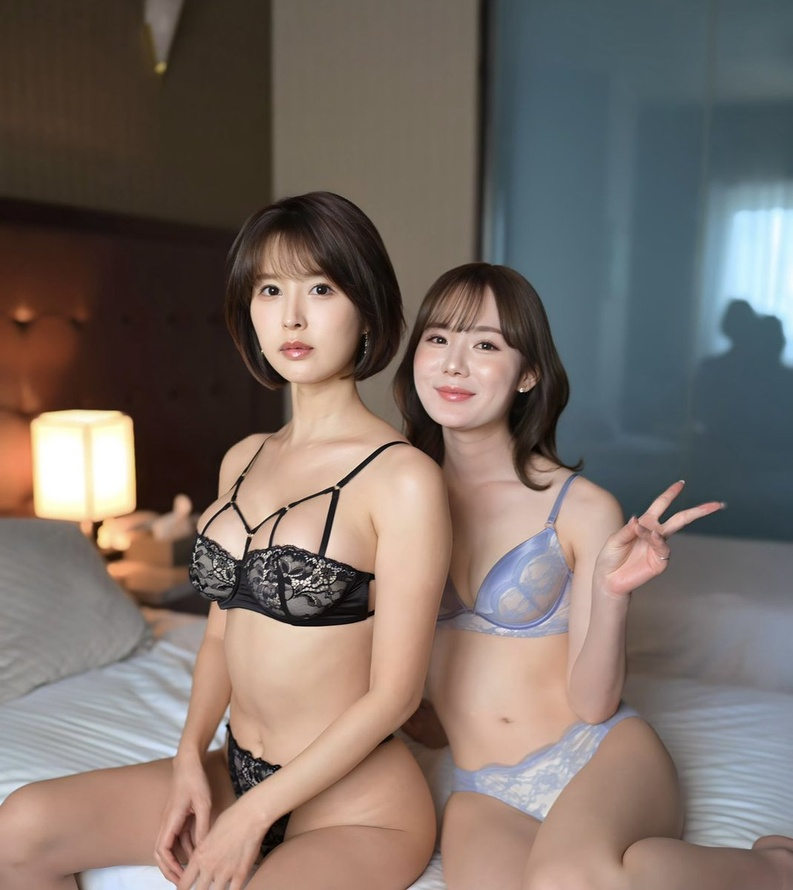
#> input picture images/girl.jpg, 793 x 890 px, shrunk from 1069 x 1200 before the run, found by its file name
$ python '图像阈值.py'
#> lines starting #> are read from the running program, lines starting #| are printed output that depends on the picture; after the words box and inside, x2 and y2 are one past the last pixel; in counts of white or black regions, pixels touching at a corner belong together
import cv2  # openvb 的读取格式是BGR
import numpy as np
import matplotlib.pyplot as plt


# 图像阈值

'''
下面是一些常见的阈值类型：
- `cv2.THRESH_BINARY`：大于阈值的像素值设置为最大值，其他的设置为最小值。
- `cv2.THRESH_BINARY_INV`：大于阈值的像素值设置为最小值，其他的设置为最大值。
- `cv2.THRESH_TRUNC`：大于阈值的像素值设置为阈值，其他的保持不变。
- `cv2.THRESH_TOZERO`：大于阈值的像素值保持不变，其他的设置为最小值。
- `cv2.THRESH_TOZERO_INV`：大于阈值的像素值设置为最小值，其他的保持不变。
'''


def cv2_threshold():
    origin = cv2.imread("./images/girl.jpg", cv2.IMREAD_GRAYSCALE)
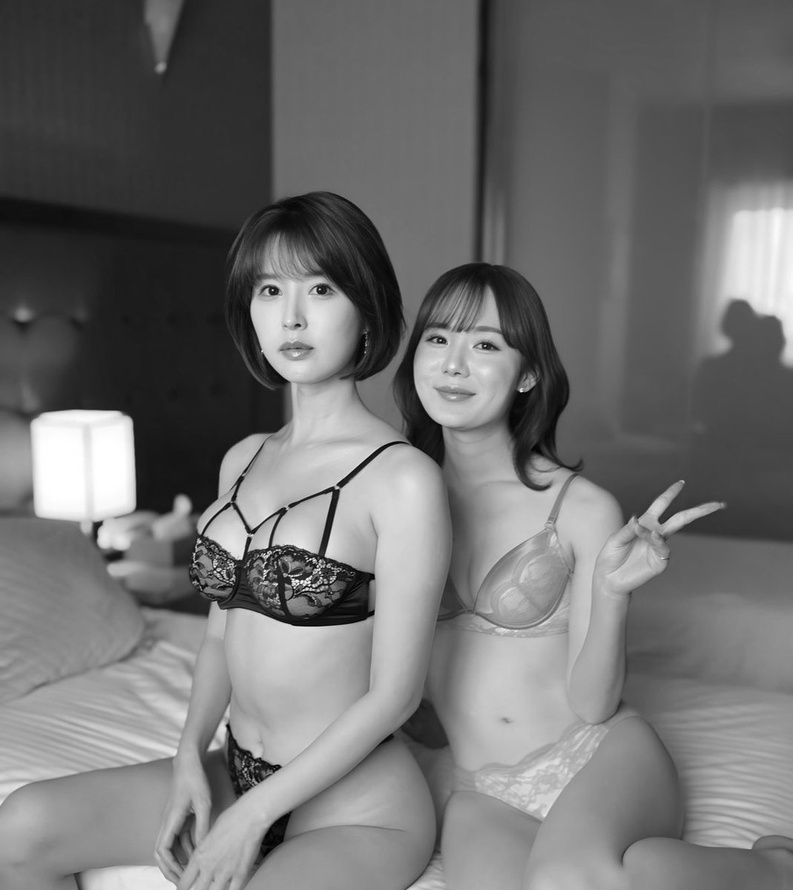
#> origin: shape (890, 793); min 0, max 255, mean 112.5
    '''
      `cv2.threshold` 是 OpenCV 中用于图像二值化的函数。一个返回值（在大多数情况下为 `ret`）和二值化后的图像（`binary`）。
      1. **`image`**：这是输入图像，通常是一个灰度图像。如果图像是彩色的，需要先将其转换为灰度图像（例如，使用 `cv2.cvtColor` 函数）。
      2. **`127`**：这是阈值。所有像素值高于这个阈值的像素会被设置为最大值（通常为 `255`），而所有像素值低于这个阈值的像素会被设置为最小值（通常为 `0`）。
      3. **`255`**：这是最大值。阈值处理后，高于阈值的像素会被设置为这个值。在 `cv2.THRESH_BINARY` 模式下，这个值是二值化后图像的白色部分。
      4. **`cv2.THRESH_BINARY`**：这是阈值类型。OpenCV 支持多种阈值类型，这里选择的是 `cv2.THRESH_BINARY`，表示二值化模式。如果像素值大于阈值，则设置为最大值；否则，设置为最小值。
    '''

    """
    Overloaded function for applying a threshold to the input image.

    Parameters:
        src: Input image to be thresholded.
        thresh: Threshold value.
        maxval: Maximum value that can be assigned to pixels exceeding the threshold.
        type: Type of thresholding to be applied.
        dst: Optional output image. If not provided, a new image is created.
    Returns:
        A tuple containing the threshold value used and the thresholded image.
    """
    ret, binary = cv2.threshold(origin, 127, 255, cv2.THRESH_BINARY)
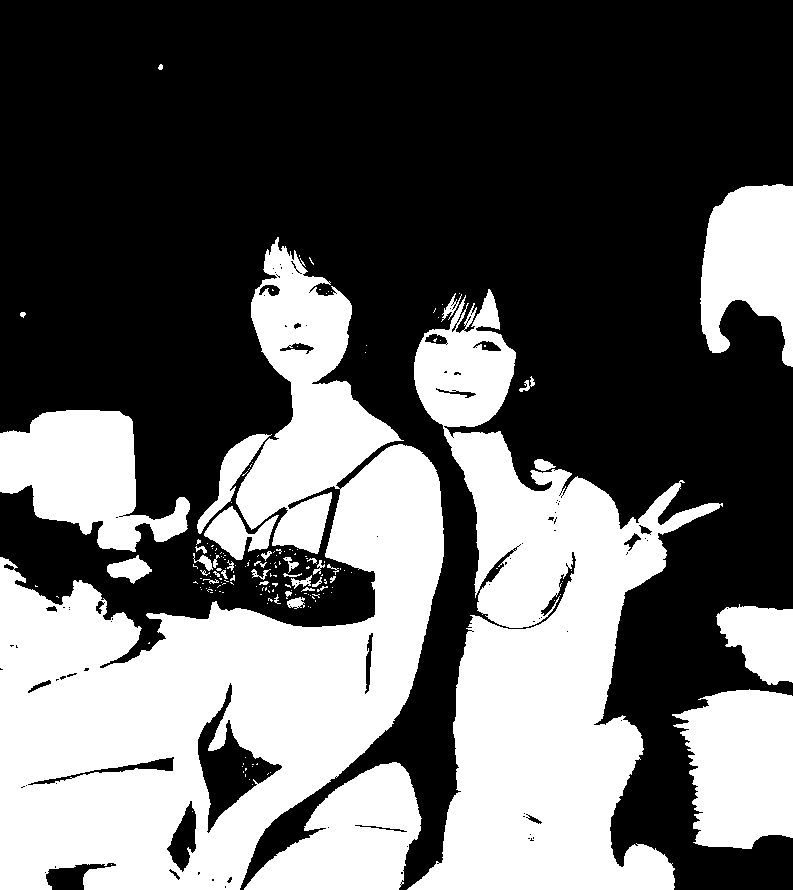
#> binary: shape (890, 793); 38.9% white; 174 white regions (134 under 20 px), largest, box (x1, y1, x2, y2) and area: (0, 237, 444, 890) 126740, (407, 289, 723, 890) 81368, (0, 410, 190, 552) 15330
    ret, binary_inv = cv2.threshold(origin, 127, 255, cv2.THRESH_BINARY_INV)
    ret, trunc = cv2.threshold(origin, 127, 255, cv2.THRESH_TRUNC)
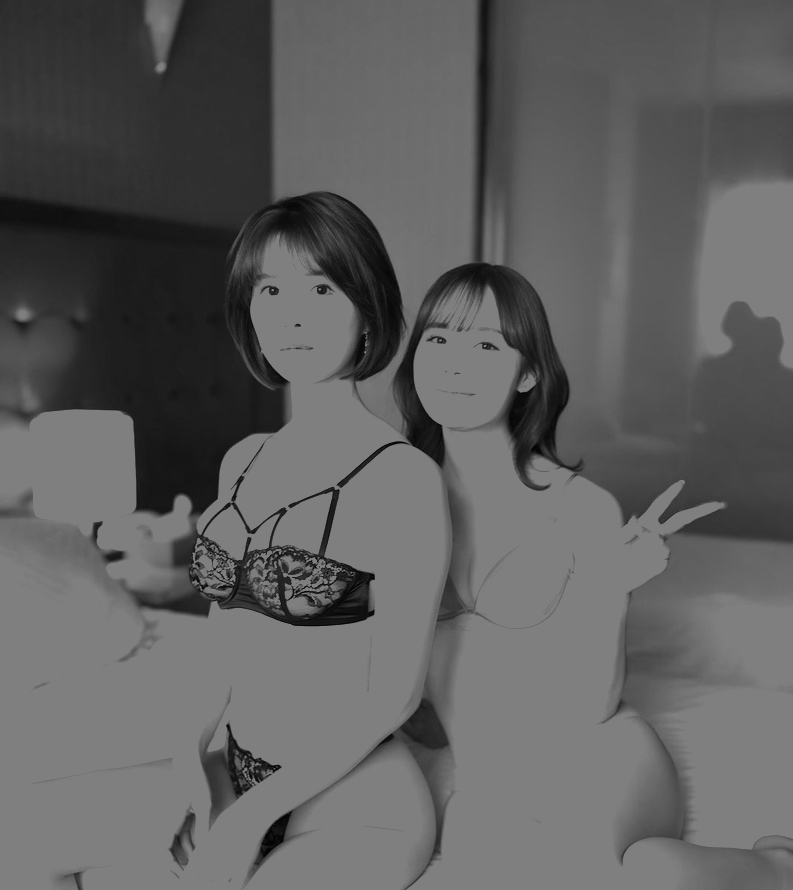
#> trunc: shape (890, 793); min 0, max 127, mean 95
    ret, tozero = cv2.threshold(origin, 127, 255, cv2.THRESH_TOZERO)
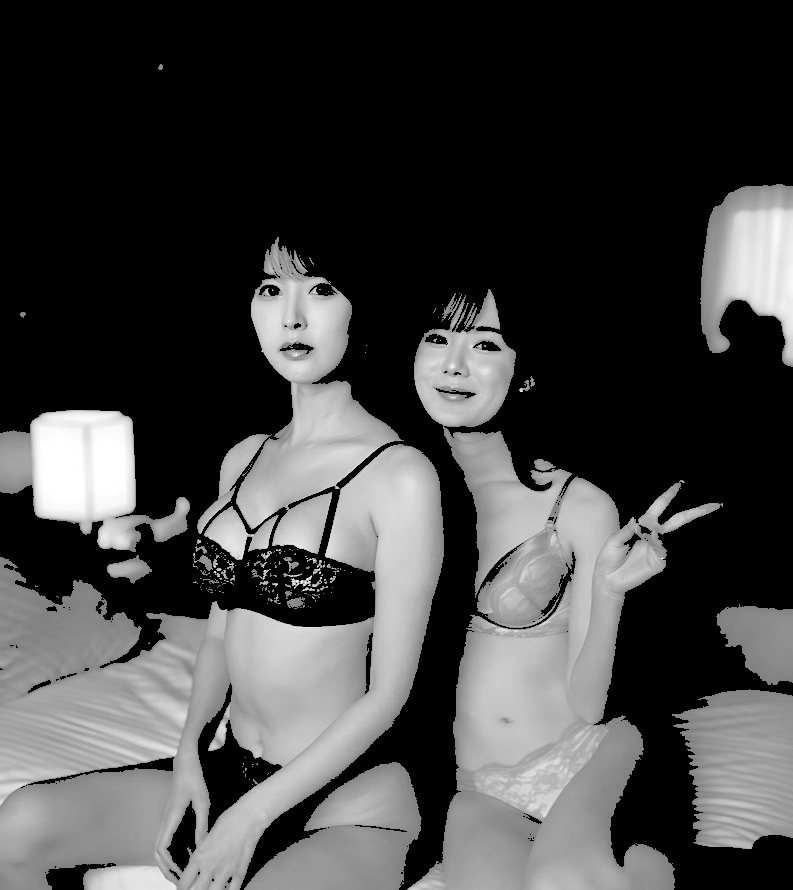
#> tozero: shape (890, 793); min 0, max 255, mean 66.9
    ret, tozero_inv = cv2.threshold(origin, 127, 255, cv2.THRESH_TOZERO_INV)
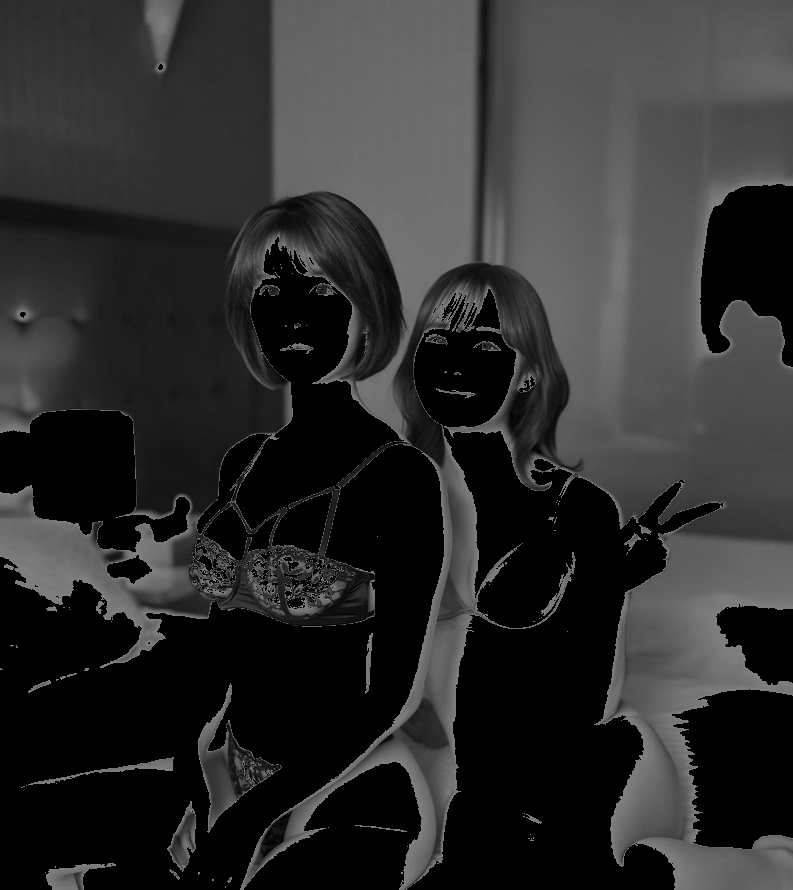
#> tozero_inv: shape (890, 793); min 0, max 127, mean 45.6

    titles = ['origin', 'binary', 'binary_inv', 'trunc', 'tozero', 'tozero_inv']
    images = [origin, binary, binary_inv, trunc, tozero, tozero_inv]

    for i in range(6):
        plt.subplot(2, 3, i + 1), plt.imshow(images[i], 'gray')
        plt.title(titles[i])
        # plt.xticks() 函数通常用于设置 X 轴刻度的位置和标签，
        # plt.axis('off') 用于关闭整个轴，包括 X 轴和 Y 轴的刻度、标签、轴线、网格线等。
        plt.xticks([]), plt.yticks([])

    plt.show()


cv2_threshold()

$ run again, with images/moon.jpg copied over images/girl.jpg
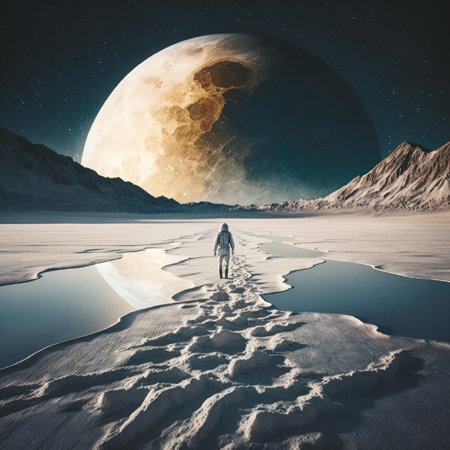
#> input picture images/moon.jpg, 450 x 450 px, found by its file name
#> in cv2_threshold, `ret, binary = cv2.threshold(origin, 127, 255, cv2.THRESH_BINARY)`:
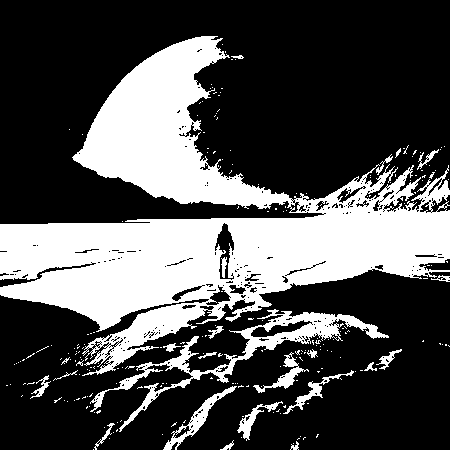
#> binary: shape (450, 450); 31.4% white; 228 white regions (204 under 20 px), largest, box (x1, y1, x2, y2) and area: (0, 36, 450, 376) 55546, (90, 309, 389, 432) 4222, (163, 386, 237, 450) 755
#> in cv2_threshold, `ret, tozero_inv = cv2.threshold(origin, 127, 255, cv2.THRESH_TOZERO_INV)`:
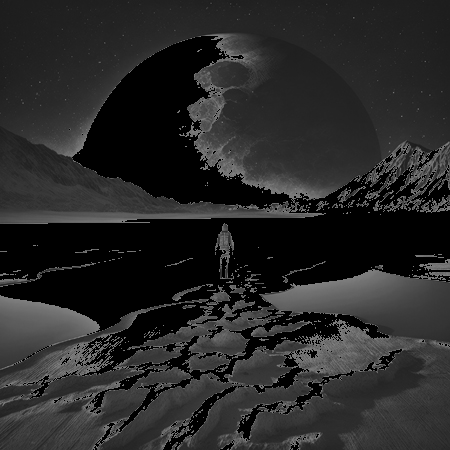
#> tozero_inv: shape (450, 450); min 0, max 127, mean 39.9
